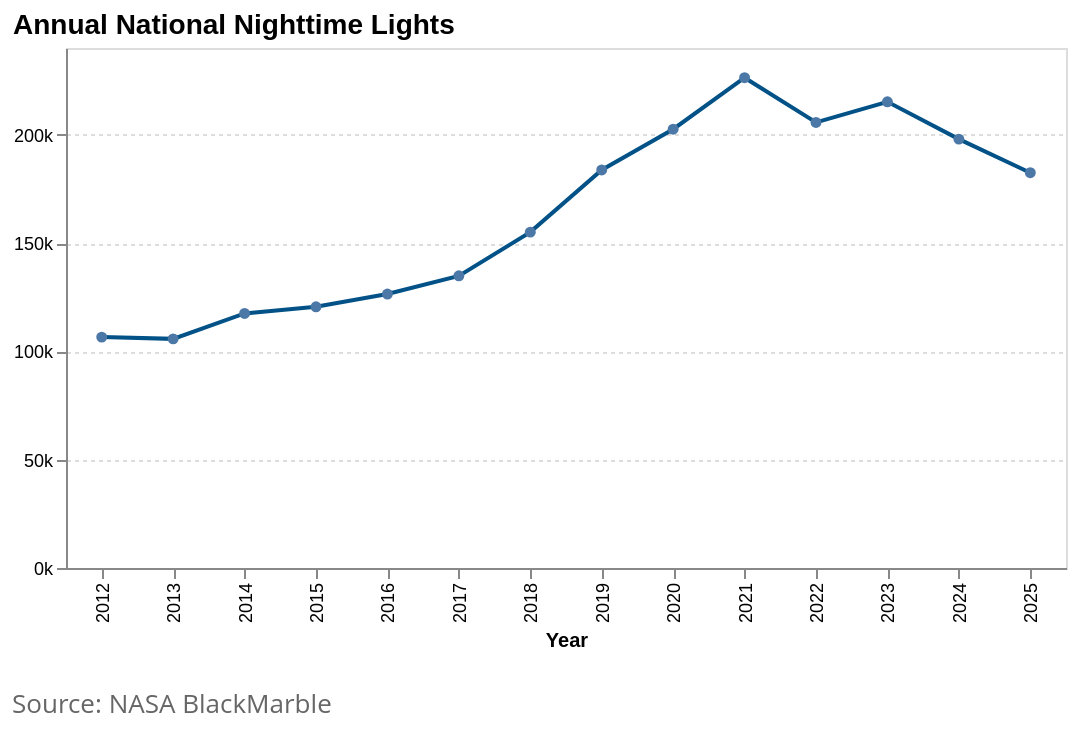

Notebook code cell kept with this figure:
### Markdown cell above
### 1.1 Annual Trends in Nightlights

### Code cell
# Fig 1.1: Annual Trends in Nightlights
chart = (
    alt.Chart(ntl_annual_adm0.assign(year=lambda d: pd.to_datetime(d["date"]).dt.year))
    .mark_line(point=True, color="#025288", strokeWidth=2)
    .encode(
        x=alt.X(
            "year:O", title="Year", axis=alt.Axis(labelFontSize=9, titleFontSize=10)
        ),
        y=alt.Y(
            "ntl_sum:Q",
            title="",
            axis=alt.Axis(
                labelFontSize=9,
                titleFontSize=10,
                grid=True,
                gridDash=[2, 2],
                format="~s",
            ),
        ),
        tooltip=[
            alt.Tooltip("year:O", title="Year"),
            alt.Tooltip("ntl_sum:Q", format=",.0f", title="NTL Sum"),
        ],
    )
    .properties(
        width=500,
        height=260,
        title=alt.TitleParams(
            text="Annual National Nighttime Lights", fontSize=14, anchor="start"
        ),
    )
)
attaviz.add_caption(chart, "Source: NASA BlackMarble")

### Figure 1 — Vega-Lite specification as saved in the notebook (floating-point values rounded to 4 significant figures)
{"config": {"view": {"continuousWidth": 300, "continuousHeight": 300}}, "vconcat": [{"mark": {"type": "line", "color": "#025288", "point": true, "strokeWidth": 2}, "encoding": {"tooltip": [{"field": "year", "title": "Year", "type": "ordinal"}, {"field": "ntl_sum", "format": ",.0f", "title": "NTL Sum", "type": "quantitative"}], "x": {"axis": {"labelFontSize": 9, "titleFontSize": 10}, "field": "year", "title": "Year", "type": "ordinal"}, "y": {"axis": {"format": "~s", "grid": true, "gridDash": [2, 2], "labelFontSize": 9, "titleFontSize": 10}, "field": "ntl_sum", "title": "", "type": "quantitative"}}, "height": 260, "title": {"text": "Annual National Nighttime Lights", "anchor": "start", "fontSize": 14}, "width": 500}], "data": {"name": "data-7d32081c9069414c167bf12b5907900e"}, "title": {"text": "Source: NASA BlackMarble", "anchor": "start", "color": "#666666", "font": "Open Sans, sans-serif", "fontSize": 13, "fontWeight": 400, "lineHeight": 20, "offset": 21, "orient": "bottom"}, "$schema": "https://vega.github.io/schema/vega-lite/v6.4.1.json", "datasets": {"data-7d32081c9069414c167bf12b5907900e": [{"ADM0_EN": "Myanmar", "ADM0_MY": null, "ADM0_PCODE": "MMR", "validOn": "2024-02-15", "validTo": null, "Shape_Leng": 184.1, "Shape_Area": 58.24, "AREA_SQKM": 668600.0, "ntl_sum": 106600.0, "date": "2012-01-01", "ntl_gf_5km_sum": 138.4, "ntl_nogf_5km_sum": 106400.0, "ntl_gf_10km_sum": 181.4, "ntl_nogf_10km_sum": 106400.0, "ntl_ind_5km_sum": 32160.0, "ntl_noind_5km_sum": 74120.0, "ntl_ind_10km_sum": 46450.0, "ntl_noind_10km_sum": 59950.0, "year": 2012}, {"ADM0_EN": "Myanmar", "ADM0_MY": null, "ADM0_PCODE": "MMR", "validOn": "2024-02-15", "validTo": null, "Shape_Leng": 184.1, "Shape_Area": 58.24, "AREA_SQKM": 668600.0, "ntl_sum": 105800.0, "date": "2013-01-01", "ntl_gf_5km_sum": 249.1, "ntl_nogf_5km_sum": 105500.0, "ntl_gf_10km_sum": 300.6, "ntl_nogf_10km_sum": 105500.0, "ntl_ind_5km_sum": 34040.0, "ntl_noind_5km_sum": 71460.0, "ntl_ind_10km_sum": 48680.0, "ntl_noind_10km_sum": 56920.0, "year": 2013}, {"ADM0_EN": "Myanmar", "ADM0_MY": null, "ADM0_PCODE": "MMR", "validOn": "2024-02-15", "validTo": null, "Shape_Leng": 184.1, "Shape_Area": 58.24, "AREA_SQKM": 668600.0, "ntl_sum": 117500.0, "date": "2014-01-01", "ntl_gf_5km_sum": 235.5, "ntl_nogf_5km_sum": 117300.0, "ntl_gf_10km_sum": 298.1, "ntl_nogf_10km_sum": 117200.0, "ntl_ind_5km_sum": 39610.0, "ntl_noind_5km_sum": 77570.0, "ntl_ind_10km_sum": 56030.0, "ntl_noind_10km_sum": 61290.0, "year": 2014}, {"ADM0_EN": "Myanmar", "ADM0_MY": null, "ADM0_PCODE": "MMR", "validOn": "2024-02-15", "validTo": null, "Shape_Leng": 184.1, "Shape_Area": 58.24, "AREA_SQKM": 668600.0, "ntl_sum": 120600.0, "date": "2015-01-01", "ntl_gf_5km_sum": 207.8, "ntl_nogf_5km_sum": 120400.0, "ntl_gf_10km_sum": 261.8, "ntl_nogf_10km_sum": 120300.0, "ntl_ind_5km_sum": 42660.0, "ntl_noind_5km_sum": 77560.0, "ntl_ind_10km_sum": 59440.0, "ntl_noind_10km_sum": 60940.0, "year": 2015}, {"ADM0_EN": "Myanmar", "ADM0_MY": null, "ADM0_PCODE": "MMR", "validOn": "2024-02-15", "validTo": null, "Shape_Leng": 184.1, "Shape_Area": 58.24, "AREA_SQKM": 668600.0, "ntl_sum": 126400.0, "date": "2016-01-01", "ntl_gf_5km_sum": 154.7, "ntl_nogf_5km_sum": 126300.0, "ntl_gf_10km_sum": 197.1, "ntl_nogf_10km_sum": 126200.0, "ntl_ind_5km_sum": 46160.0, "ntl_noind_5km_sum": 79930.0, "ntl_ind_10km_sum": 63880.0, "ntl_noind_10km_sum": 62370.0, "year": 2016}, {"ADM0_EN": "Myanmar", "ADM0_MY": null, "ADM0_PCODE": "MMR", "validOn": "2024-02-15", "validTo": null, "Shape_Leng": 184.1, "Shape_Area": 58.24, "AREA_SQKM": 668600.0, "ntl_sum": 134800.0, "date": "2017-01-01", "ntl_gf_5km_sum": 196.0, "ntl_nogf_5km_sum": 134600.0, "ntl_gf_10km_sum": 241.6, "ntl_nogf_10km_sum": 134600.0, "ntl_ind_5km_sum": 49890.0, "ntl_noind_5km_sum": 84530.0, "ntl_ind_10km_sum": 69570.0, "ntl_noind_10km_sum": 65040.0, "year": 2017}, {"ADM0_EN": "Myanmar", "ADM0_MY": null, "ADM0_PCODE": "MMR", "validOn": "2024-02-15", "validTo": null, "Shape_Leng": 184.1, "Shape_Area": 58.24, "AREA_SQKM": 668600.0, "ntl_sum": 155000.0, "date": "2018-01-01", "ntl_gf_5km_sum": 153.4, "ntl_nogf_5km_sum": 154900.0, "ntl_gf_10km_sum": 194.8, "ntl_nogf_10km_sum": 154800.0, "ntl_ind_5km_sum": 57990.0, "ntl_noind_5km_sum": 96580.0, "ntl_ind_10km_sum": 80810.0, "ntl_noind_10km_sum": 73930.0, "year": 2018}, {"ADM0_EN": "Myanmar", "ADM0_MY": null, "ADM0_PCODE": "MMR", "validOn": "2024-02-15", "validTo": null, "Shape_Leng": 184.1, "Shape_Area": 58.24, "AREA_SQKM": 668600.0, "ntl_sum": 183700.0, "date": "2019-01-01", "ntl_gf_5km_sum": 212.8, "ntl_nogf_5km_sum": 183500.0, "ntl_gf_10km_sum": 270.0, "ntl_nogf_10km_sum": 183500.0, "ntl_ind_5km_sum": 68960.0, "ntl_noind_5km_sum": 114200.0, "ntl_ind_10km_sum": 96920.0, "ntl_noind_10km_sum": 86470.0, "year": 2019}, {"ADM0_EN": "Myanmar", "ADM0_MY": null, "ADM0_PCODE": "MMR", "validOn": "2024-02-15", "validTo": null, "Shape_Leng": 184.1, "Shape_Area": 58.24, "AREA_SQKM": 668600.0, "ntl_sum": 202500.0, "date": "2020-01-01", "ntl_gf_5km_sum": 264.2, "ntl_nogf_5km_sum": 202200.0, "ntl_gf_10km_sum": 340.4, "ntl_nogf_10km_sum": 202200.0, "ntl_ind_5km_sum": 76370.0, "ntl_noind_5km_sum": 125600.0, "ntl_ind_10km_sum": 108200.0, "ntl_noind_10km_sum": 93890.0, "year": 2020}, {"ADM0_EN": "Myanmar", "ADM0_MY": null, "ADM0_PCODE": "MMR", "validOn": "2024-02-15", "validTo": null, "Shape_Leng": 184.1, "Shape_Area": 58.24, "AREA_SQKM": 668600.0, "ntl_sum": 226300.0, "date": "2021-01-01", "ntl_gf_5km_sum": 258.1, "ntl_nogf_5km_sum": 226000.0, "ntl_gf_10km_sum": 375.9, "ntl_nogf_10km_sum": 225900.0, "ntl_ind_5km_sum": 81280.0, "ntl_noind_5km_sum": 144400.0, "ntl_ind_10km_sum": 116600.0, "ntl_noind_10km_sum": 109300.0, "year": 2021}, {"ADM0_EN": "Myanmar", "ADM0_MY": null, "ADM0_PCODE": "MMR", "validOn": "2024-02-15", "validTo": null, "Shape_Leng": 184.1, "Shape_Area": 58.24, "AREA_SQKM": 668600.0, "ntl_sum": 205600.0, "date": "2022-01-01", "ntl_gf_5km_sum": 307.0, "ntl_nogf_5km_sum": 205300.0, "ntl_gf_10km_sum": 414.0, "ntl_nogf_10km_sum": 205200.0, "ntl_ind_5km_sum": 72830.0, "ntl_noind_5km_sum": 132200.0, "ntl_ind_10km_sum": 103800.0, "ntl_noind_10km_sum": 101400.0, "year": 2022}, {"ADM0_EN": "Myanmar", "ADM0_MY": null, "ADM0_PCODE": "MMR", "validOn": "2024-02-15", "validTo": null, "Shape_Leng": 184.1, "Shape_Area": 58.24, "AREA_SQKM": 668600.0, "ntl_sum": 215100.0, "date": "2023-01-01", "ntl_gf_5km_sum": 326.1, "ntl_nogf_5km_sum": 214800.0, "ntl_gf_10km_sum": 491.5, "ntl_nogf_10km_sum": 214700.0, "ntl_ind_5km_sum": 73660.0, "ntl_noind_5km_sum": 140900.0, "ntl_ind_10km_sum": 105200.0, "ntl_noind_10km_sum": 109500.0, "year": 2023}, {"ADM0_EN": "Myanmar", "ADM0_MY": null, "ADM0_PCODE": "MMR", "validOn": "2024-02-15", "validTo": null, "Shape_Leng": 184.1, "Shape_Area": 58.24, "AREA_SQKM": 668600.0, "ntl_sum": 198000.0, "date": "2024-01-01", "ntl_gf_5km_sum": 288.3, "ntl_nogf_5km_sum": 197700.0, "ntl_gf_10km_sum": 433.8, "ntl_nogf_10km_sum": 197500.0, "ntl_ind_5km_sum": 73800.0, "ntl_noind_5km_sum": 123600.0, "ntl_ind_10km_sum": 103800.0, "ntl_noind_10km_sum": 93810.0, "year": 2024}, {"ADM0_EN": "Myanmar", "ADM0_MY": null, "ADM0_PCODE": "MMR", "validOn": "2024-02-15", "validTo": null, "Shape_Leng": 184.1, "Shape_Area": 58.24, "AREA_SQKM": 668600.0, "ntl_sum": 182400.0, "date": "2025-01-01", "ntl_gf_5km_sum": 243.0, "ntl_nogf_5km_sum": 182200.0, "ntl_gf_10km_sum": 353.5, "ntl_nogf_10km_sum": 182100.0, "ntl_ind_5km_sum": 72210.0, "ntl_noind_5km_sum": 109700.0, "ntl_ind_10km_sum": 100700.0, "ntl_noind_10km_sum": 81340.0, "year": 2025}]}}
